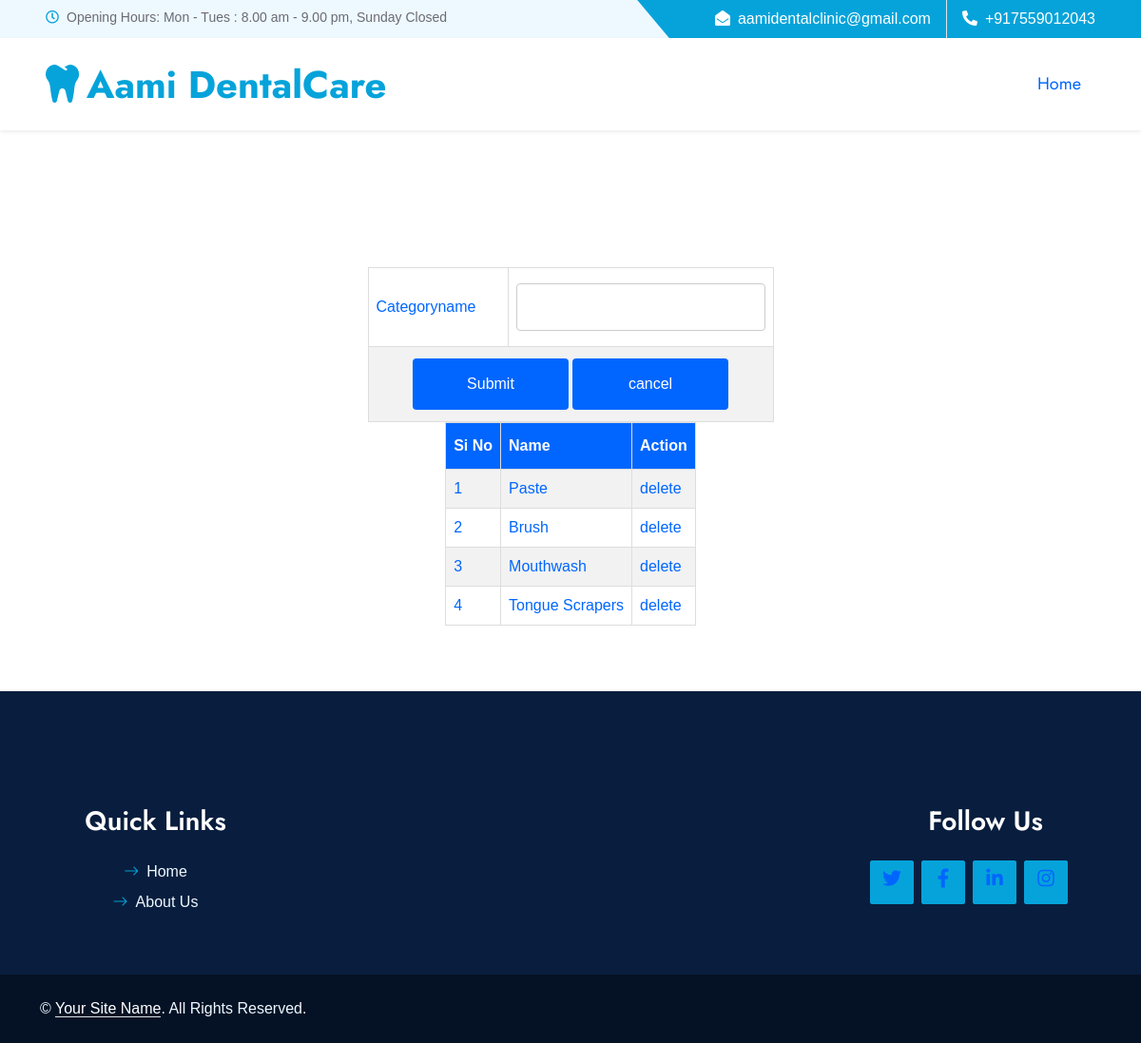
The page /PROJECT/Admin/Category.php (signed in) on the database its author committed.
### tables this page shows
CREATE TABLE `tbl_category` (
  `category_id` int(11) NOT NULL,
  `category_name` varchar(50) NOT NULL
);

### PROJECT/Admin/Category.php (the view, shortened to what this page needs)
<?php
include("../Assets/Connection/connection.php");
		 ?>
<!DOCTYPE html PUBLIC "-//W3C//DTD XHTML 1.0 Transitional//EN" "http://www.w3.org/TR/xhtml1/DTD/xhtml1-transitional.dtd">
<html xmlns="http://www.w3.org/1999/xhtml">
<head>
</head>
<div id="tab" align="center">
<body>
<?php
include("Head.php");
?>
<form id="form1" name="form1" method="post"  action=""  >
  <table width="427" border="1" cellspacing="2" cellpadding="2" align="center">
    <tr>
      <td width="112">Categoryname</td>
      <td width="231"><label for="txt_dist"></label>
      <input type="text" name="txt_dist" id="txt_dist" required autocomplete="off" /></td>
    </tr>
    <tr>
      <td colspan="2" align="center"><input type="submit" name="btn_submit" id="btn_submit" value="Submit" />
      <input type="submit" name="btn_cancel" id="btn_cancel" value="cancel" /></td>
    </tr>
  </table>
<?php
  $selqry="select *from tbl_category";
  $rows=$con->query($selqry);
  if($rows->num_rows>0)
		$i=0;
?>
</form>
<table border="1" cellpadding="10" align="center">
    <tr>
      <th>Si No</th>
      <th>Name</th>
        <th>Action</th>
    </tr>
 <?php
	while($result=$rows->fetch_assoc())
	{
		$i++;
		?>
        <tr>
        <td><?php  echo $i;?></td>
        <td><?php echo $result["category_name"];?></td>
        <td><a href="Category.php?did=<?php echo $result["category_id"]?>">delete</a></td> </tr>
<?php
	}
?>
</table>
<?php
include("Foot.php");
?>
</body>
</div>
</html>

### PROJECT/Admin/form.css (style rules this page uses)
#tab { font-family: "Trebuchet MS", Arial, Helvetica, sans-serif; border-collapse: collapse; width: 100%; }
#tab td, #tab th { border: 1px solid #ddd; padding: 8px; color: #06F; }
#tab a { color:#06F; }
#tab tr:nth-child(even) { background-color: #f2f2f2; }
#tab th { padding-top: 12px; padding-bottom: 12px; text-align: left; background-color: #06F; color: white; }
input[type=text],[type=password],[type=email],[type=date], select { width: 100%; padding: 12px 20px; margin: 8px 0; display: inline-block; border: 1px solid #ccc; border-radius: 4px; box-sizing: border-box; }
input[type=submit] { width: 40%; background-color: #06F; color: white; padding: 15px; margin: 4px 0; border: none; border-radius: 4px; cursor: pointer; }

### PROJECT/Assets/Template/Main/css/style.css (style rules this page uses)
:root { --primary: #06A3DA; --secondary: #F57E57; --light: #EEF9FF; --dark: #091E3E; }

### rows shown on the page
tbl_category: category_name "Paste"
tbl_category: category_name "Brush"
tbl_category: category_name "Mouthwash"
tbl_category: category_name "Tongue Scrapers"
